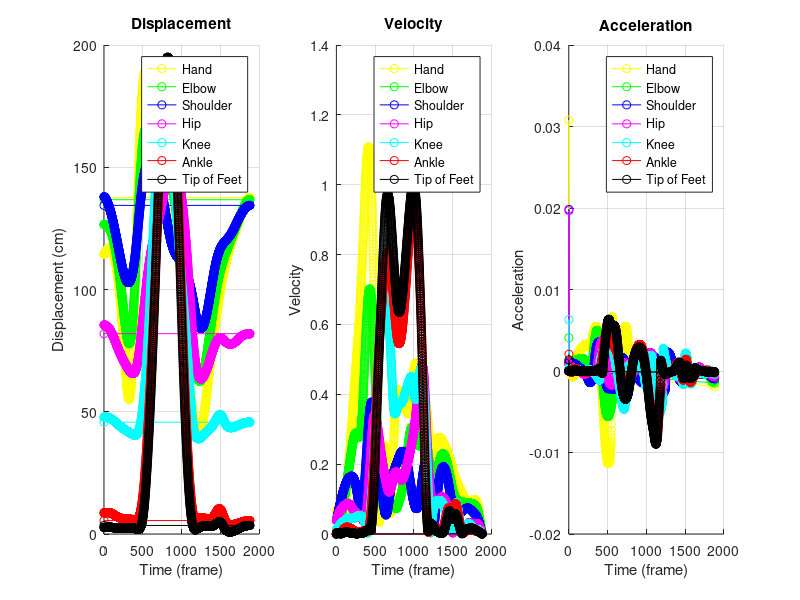

The MATLAB script that drew this image:
function clbhw = N18136522_Celik_Baris_Ara_Sinav_calibrate()
    clc, clear

    % Enter the calibration data from pdf. Real world values as in cm
    S = [ 2.5 190; % 4. point
        2.5 130; % 3. point
        2.5 60; % 2. point
        2.5 30; % 1. point
        108 180; % 8. point
        108 120; % 7. point
        108 80; % 6. point
        108 10]; % 5. point

    %% Read each joints data
    joint1 = load('joint1.txt');
    joint2 = load('joint2.txt');
    joint3 = load('joint3.txt');
    joint4 = load('joint4.txt');
    joint5 = load('joint5.txt');
    joint6 = load('joint6.txt');
    joint7 = load('joint7.txt');
    
    %% Calibrate the data according to real world values
    calib_im = load('calib_im.txt');
    I = calib_im;
    x = calculate_conformal(I, S, 1);
    H1 = calculate_reconformal(x, joint1);
    H2 = calculate_reconformal(x, joint2);
    H3 = calculate_reconformal(x, joint3);
    H4 = calculate_reconformal(x, joint4);
    H5 = calculate_reconformal(x, joint5);
    H6 = calculate_reconformal(x, joint6);
    H7 = calculate_reconformal(x, joint7);
    
    % Butterworth filter parameters. As 1000 samples given and since 6 is
    % the optimal number to filter human movement 6/(1000/2)
    % Also I choose 2 because 3 is too parabolic and 1 is too linear
    [b,a]= butter(2,6/500,'low');
    HF1 = filtfilt(b,a,H1);
    HF2 = filtfilt(b,a,H2);
    HF3 = filtfilt(b,a,H3);
    HF4 = filtfilt(b,a,H4);
    HF5 = filtfilt(b,a,H5);
    HF6 = filtfilt(b,a,H6);
    HF7 = filtfilt(b,a,H7);
    
    %% Calculating Velocity and Accelerations of markers
    deltaT = 1;% for sec / frame
    % First velocity and acceleration
	V1 = zeros(numel(HF1(:,1)), 2);
    for j = 2:numel(HF1(:,1))-1
        V1(j,1) = (sqrt(sum((HF1(j+1,:) - HF1(j-1,:)) .^ 2))) / (2 * deltaT);
        V1(j,2) = j;
    end
    
    A1 = zeros(numel(V1(:,1)), 2);
    for j = 2:numel(V1(:,2))-1
        A1(j,1) = (V1(j+1,1) - V1(j-1,1)) / (2 * deltaT);
        A1(j,2) = j;
    end

    % Second velocity and acceleration
    V2 = zeros(numel(HF2(:,1)), 2);
    for j = 2:numel(HF2(:,1))-1
        V2(j,1) = (sqrt(sum((HF2(j+1,:) - HF2(j-1,:)) .^ 2))) / (2 * deltaT);
        V2(j,2) = j;
    end
    
    A2 = zeros(numel(V2(:,1)), 2);
    for j = 2:numel(V2(:,2))-1
        A2(j,1) = (V2(j+1,1) - V2(j-1,1)) / (2 * deltaT);
        A2(j,2) = j;
    end

    % Third velocity and acceleration
	V3 = zeros(numel(HF3(:,1)), 2);
    for j = 2:numel(HF3(:,1))-1
        V3(j,1) = (sqrt(sum((HF3(j+1,:) - HF3(j-1,:)) .^ 2))) / (2 * deltaT);
        V3(j,2) = j;
    end
    
    A3 = zeros(numel(V3(:,1)), 2);
    for j = 2:numel(V3(:,2))-1
        A3(j,1) = (V3(j+1,1) - V3(j-1,1)) / (2 * deltaT);
        A3(j,2) = j;
    end

    % Fourth velocity and acceleration
    V4 = zeros(numel(HF4(:,1)), 2);
    for j = 2:numel(HF4(:,1))-1
        V4(j,1) = (sqrt(sum((HF4(j+1,:) - HF4(j-1,:)) .^ 2))) / (2 * deltaT);
        V4(j,2) = j;
    end
    
    A4 = zeros(numel(V4(:,1)), 2);
    for j = 2:numel(V4(:,2))-1
        A4(j,1) = (V4(j+1,1) - V4(j-1,1)) / (2 * deltaT);
        A4(j,2) = j;
    end

    % Fifth velocity and acceleration
	V5 = zeros(numel(HF5(:,1)), 2);
    for j = 2:numel(HF5(:,1))-1
        V5(j,1) = (sqrt(sum((HF5(j+1,:) - HF5(j-1,:)) .^ 2))) / (2 * deltaT);
        V5(j,2) = j;
    end
    
    A5 = zeros(numel(V5(:,1)), 2);
    for j = 2:numel(V5(:,2))-1
        A5(j,1) = (V5(j+1,1) - V5(j-1,1)) / (2 * deltaT);
        A5(j,2) = j;
    end

    % Sixth velocity and acceleration
    V6 = zeros(numel(HF6(:,1)), 2);
    for j = 2:numel(HF6(:,1))-1
        V6(j,1) = (sqrt(sum((HF6(j+1,:) - HF6(j-1,:)) .^ 2))) / (2 * deltaT);
        V6(j,2) = j;
    end
    
    A6 = zeros(numel(V6(:,1)), 2);
    for j = 2:numel(V6(:,2))-1
        A6(j,1) = (V6(j+1,1) - V6(j-1,1)) / (2 * deltaT);
        A6(j,2) = j;
    end

    % Seventh velocity and acceleration
	V7 = zeros(numel(HF7(:,1)), 2);
    for j = 2:numel(HF7(:,1))-1
        V7(j,1) = (sqrt(sum((HF7(j+1,:) - HF7(j-1,:)) .^ 2))) / (2 * deltaT);
        V7(j,2) = j;
    end
    
    A7 = zeros(numel(V7(:,1)), 2);
    for j = 2:numel(V7(:,2))-1
        A7(j,1) = (V7(j+1,1) - V7(j-1,1)) / (2 * deltaT);
        A7(j,2) = j;
    end
    
    %% Plotting
    figure;
    subplot(1,3,1)
    hold on
    %% Displacement Plots
    plot(V1(:,2),HF1(:,2), 'y-o');
    plot(V2(:,2),HF2(:,2), 'g-o');
    plot(V3(:,2),HF3(:,2), 'b-o');
    plot(V4(:,2),HF4(:,2), 'm-o');
    plot(V5(:,2),HF5(:,2), 'c-o');
    plot(V6(:,2),HF6(:,2), 'r-o');
    plot(V7(:,2),HF7(:,2), 'k-o');grid on;
    legend('Hand','Elbow','Shoulder','Hip','Knee','Ankle','Tip of Feet')
    title('Displacement');
    xlabel('Time (frame)');
    ylabel('Displacement (cm)');
    subplot(1,3,2)
    hold on
    %% Velocity Plots
    plot(V1(:,2),V1(:,1), 'y-o');
    plot(V2(:,2),V2(:,1), 'g-o');
    plot(V3(:,2),V3(:,1), 'b-o');
    plot(V4(:,2),V4(:,1), 'm-o');
    plot(V5(:,2),V5(:,1), 'c-o');
    plot(V6(:,2),V6(:,1), 'r-o');
    plot(V7(:,2),V7(:,1), 'k-o');grid on;
    legend('Hand','Elbow','Shoulder','Hip','Knee','Ankle','Tip of Feet')
    title('Velocity');
    xlabel('Time (frame)');
    ylabel('Velocity');
    subplot(1,3,3)
    hold on
    %% Acceleration Plots
    plot(A1(:,2),A1(:,1), 'y-o');
    plot(A2(:,2),A2(:,1), 'g-o');
    plot(A3(:,2),A3(:,1), 'b-o');
    plot(A4(:,2),A4(:,1), 'm-o');
    plot(A5(:,2),A5(:,1), 'c-o');
    plot(A6(:,2),A6(:,1), 'r-o');
    plot(A7(:,2),A7(:,1), 'k-o');grid on;
    legend('Hand','Elbow','Shoulder','Hip','Knee','Ankle','Tip of Feet')
    title('Acceleration');
    xlabel('Time (frame)');
    ylabel('Acceleration');
    
end

function P = calculate_conformal(I, S, method)
    [rS, cS] = size(S);
    [rI, cI] = size(I);

    if cS ~= cI || rS ~= rI
        error('matrix dimension');
    end
    % Coefficients Matrix
    A =[I(:,1) -I(:,2) ones(rI,1) zeros(rI,1);
        I(:,2) I(:,1) zeros(rI,1) ones(rI,1)];
    % There are two type of solutions for over determined systems of eq.
    % 1. Least Square Method [ \ ]
    % 2. Psedou Inverse [ pinv() ]
    if method == 1
        P = A\S(:); %S = [S(:)]; % x(1), ... ,x(n) , y(1), ... , y(n)
    elseif method == 2
        P = pinv(A)*S(:);
    else
        disp('missing method!!');
    end
end

function H = calculate_reconformal(P, I)
    [rI, ~] = size(I);
    % Coefficients Matrix
    A =[I(:,1) -I(:,2) ones(rI,1) zeros(rI,1); I(:,2) I(:,1) zeros(rI,1) ones(rI,1)];

    H = A*P;
    H = [H(1:length(H)/2) H((length(H)/2)+1:end)];
end